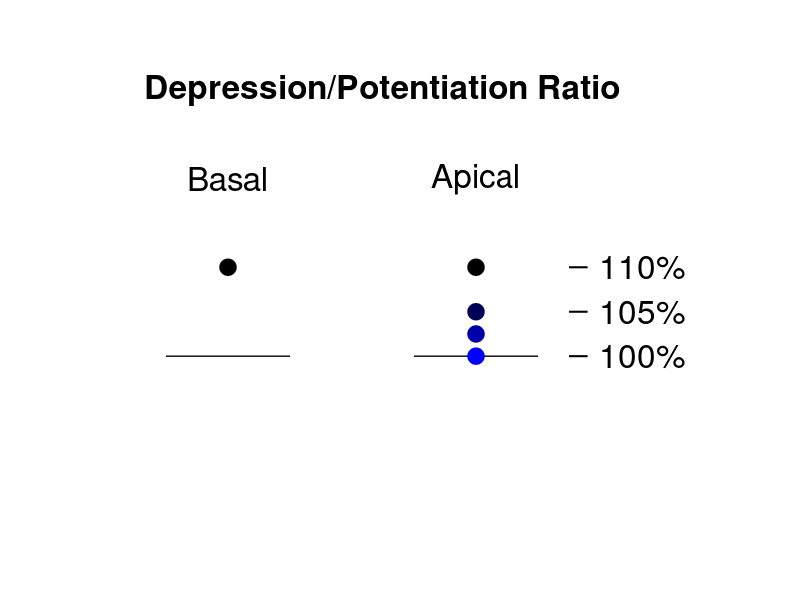
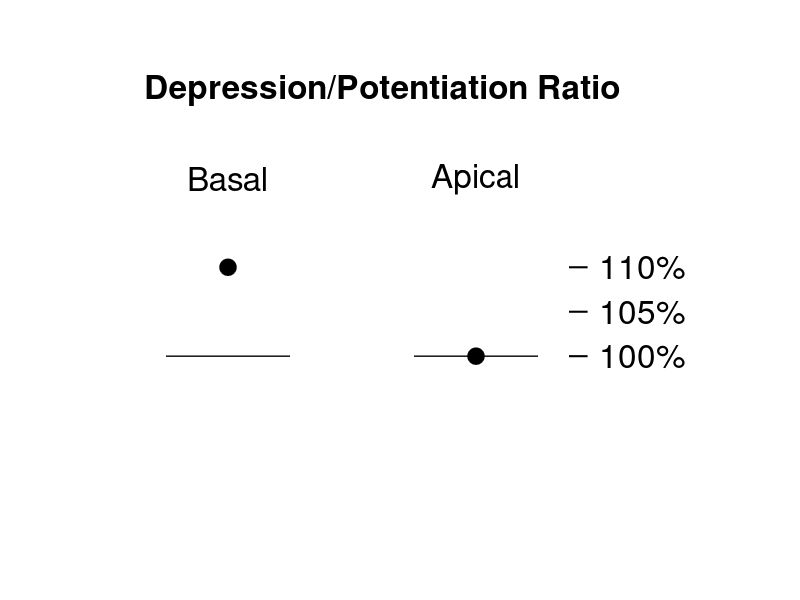

MATLAB code for these plots, in order:

fpath = '/Users/landauland/Dropbox/SabatiniLab/stdp-modeling/thesisFigures';

silReduction = [1.1, 1.05, 1.025, 1.00];
NSR = length(silReduction);
cmap = [zeros(NSR,2), linspace(0,1,NSR)'];

% Plasticity 
figure(3); clf; hold on;
set(gcf,'units','normalized','outerposition',[0.63 0.54 0.22 0.34]);
line([0.95 1.05],[1,1],'color','k','linewidth',1.0);

for sra = 1:NSR
    plot(1, silReduction(sra), 'marker','o','color',cmap(sra,:),'markerfacecolor',cmap(sra,:),'markersize',12);
end
line([1.075 1.09],1.1*[1,1],'color','k','linewidth',1.5);
text(1.1, 1.1, '110%','Fontsize',24,'HorizontalAlignment','Left','VerticalAlignment','Middle');
line([1.075 1.09],1.05*[1,1],'color','k','linewidth',1.5);
text(1.1, 1.05, '105%','Fontsize',24,'HorizontalAlignment','Left','VerticalAlignment','Middle');
line([1.075 1.09],1.00*[1,1],'color','k','linewidth',1.5);
text(1.1, 1.00, '100%','Fontsize',24,'HorizontalAlignment','Left','VerticalAlignment','Middle');
text(1, 1.2,'Apical','Fontsize',24,'HorizontalAlignment','Center','VerticalAlignment','Middle');

line([0.95 1.05]-0.2,[1,1],'color','k','linewidth',1.0);
plot(0.8, 1.1, 'marker','o','color','k','markerfacecolor','k','markersize',12);
text(1-0.2, 1.2,'Basal','Fontsize',24,'HorizontalAlignment','Center','VerticalAlignment','Middle');

text(0.925, 1.3, 'Depression/Potentiation Ratio', 'Fontweight','Bold','fontsize',24,'HorizontalAlignment','Center','VerticalAlignment','Middle');

xlim([0.7 1.2]);
ylim([0.8 1.35]);

set(gca,'visible','off')
print(gcf,'-painters',fullfile(fpath,'depressionRatioCustomCorrelations'),'-djpeg');



%% -- create specific example --

fpath = '/Users/landauland/Dropbox/SabatiniLab/stdp-modeling/thesisFigures';

silReduction = [1];
NSR = length(silReduction);
cmap = zeros(100,3);%[zeros(NSR,2), linspace(0,1,NSR)'];

% Plasticity 
figure(3); clf; hold on;
set(gcf,'units','normalized','outerposition',[0.63 0.54 0.22 0.34]);
line([0.95 1.05],[1,1],'color','k','linewidth',1.0);

for sra = 1:NSR
    plot(1, silReduction(sra), 'marker','o','color',cmap(sra,:),'markerfacecolor',cmap(sra,:),'markersize',12);
end
line([1.075 1.09],1.1*[1,1],'color','k','linewidth',1.5);
text(1.1, 1.1, '110%','Fontsize',24,'HorizontalAlignment','Left','VerticalAlignment','Middle');
line([1.075 1.09],1.05*[1,1],'color','k','linewidth',1.5);
text(1.1, 1.05, '105%','Fontsize',24,'HorizontalAlignment','Left','VerticalAlignment','Middle');
line([1.075 1.09],1.00*[1,1],'color','k','linewidth',1.5);
text(1.1, 1.00, '100%','Fontsize',24,'HorizontalAlignment','Left','VerticalAlignment','Middle');
text(1, 1.2,'Apical','Fontsize',24,'HorizontalAlignment','Center','VerticalAlignment','Middle');

line([0.95 1.05]-0.2,[1,1],'color','k','linewidth',1.0);
plot(0.8, 1.1, 'marker','o','color','k','markerfacecolor','k','markersize',12);
text(1-0.2, 1.2,'Basal','Fontsize',24,'HorizontalAlignment','Center','VerticalAlignment','Middle');

text(0.925, 1.3, 'Depression/Potentiation Ratio', 'Fontweight','Bold','fontsize',24,'HorizontalAlignment','Center','VerticalAlignment','Middle');

xlim([0.7 1.2]);
ylim([0.8 1.35]);

set(gca,'visible','off')
print(gcf,'-painters',fullfile(fpath,'OneHighOneLow'),'-djpeg');

%% -- 


fpath = '/Users/landauland/Documents/Research/o2/stdpModels/cf1BasicSilent';

NSD = 3; 
cmap = [zeros(NSD,2), linspace(0,1,NSD)'];


% Plasticity 
figure(3); clf; hold on;
set(gcf,'units','normalized','outerposition',[0.63 0.54 0.22 0.34]);


text(1.125, 1.1, '- 110%','Fontsize',16,'HorizontalAlignment','Center','VerticalAlignment','Middle');
line([0.95 1.05]-0.2,[1,1],'color','k','linewidth',1.0);
plot(0.8, 1.1, 'marker','o','color','k','markerfacecolor','k','markersize',12);
text(1-0.2, 1.2,'Active','Fontsize',24,'Fontweight','Bold','HorizontalAlignment','Center','VerticalAlignment','Middle');

text(0.925, 1.3, 'Depression/Potentiation Ratio', 'fontsize',24,'HorizontalAlignment','Center','VerticalAlignment','Middle');

xlim([0.7 1.2]);
ylim([0.9 1.35]);

set(gca,'visible','off')
% print(gcf,'-painters',fullfile(fpath,'depressionRatioCustomCorrelationsJustActive'),'-djpeg');